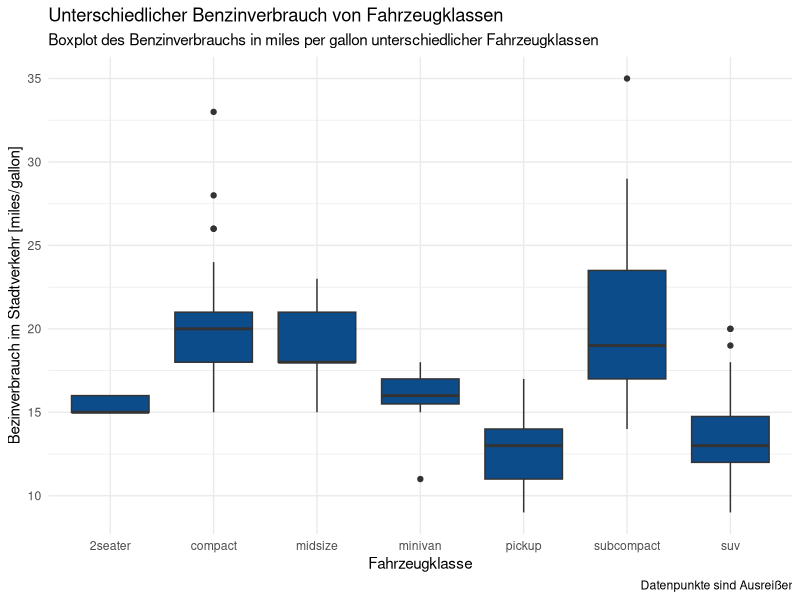

The R script that drew this image:
## Übung Boxplot und Histogram

## Bibliotheken laden

library(tidyverse)
library(psych)
library(ggplot2)

data(mpg)
mpg

ggplot(data = mpg) +
  aes(x = class, y = cty) +
  geom_boxplot(fill = "#0c4c8a") +
  labs(title = "Unterschiedlicher Benzinverbrauch von Fahrzeugklassen",
    x = "Fahrzeugklasse",
    y = "Bezinverbrauch im Stadtverkehr [miles/gallon]",
    caption = "Datenpunkte sind Ausreißer",
    subtitle = "Boxplot des Benzinverbrauchs in miles per gallon unterschiedlicher Fahrzeugklassen") +
  theme_minimal() -> benzinverbrauch 

#breite = 15
#'hoehe = breite*0.5

ggsave(plot = benzinverbrauch, "ArndtBlajic_Boxplot.pdf", width = 10, height = 5)

